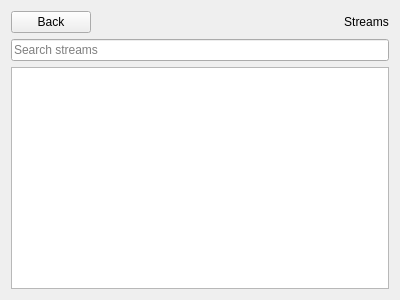
<?xml version="1.0" encoding="UTF-8"?>
<ui version="4.0">
 <class>StreamView</class>
 <widget class="QWidget" name="StreamView">
  <property name="geometry">
   <rect>
    <x>0</x>
    <y>0</y>
    <width>400</width>
    <height>300</height>
   </rect>
  </property>
  <property name="windowTitle">
   <string>Form</string>
  </property>
  <layout class="QVBoxLayout" name="verticalLayout">
   <item>
    <layout class="QHBoxLayout" name="horizontalLayout">
     <item>
      <widget class="QPushButton" name="backButton">
       <property name="text">
        <string>Back</string>
       </property>
      </widget>
     </item>
     <item>
      <spacer name="horizontalSpacer">
       <property name="orientation">
        <enum>Qt::Horizontal</enum>
       </property>
       <property name="sizeHint" stdset="0">
        <size>
         <width>40</width>
         <height>20</height>
        </size>
       </property>
      </spacer>
     </item>
     <item>
      <widget class="QLabel" name="label">
       <property name="text">
        <string>Streams</string>
       </property>
       <property name="alignment">
        <set>Qt::AlignCenter</set>
       </property>
      </widget>
     </item>
    </layout>
   </item>
   <item>
    <widget class="QLineEdit" name="streamSearch">
     <property name="placeholderText">
      <string>Search streams</string>
     </property>
    </widget>
   </item>
   <item>
    <widget class="QListWidget" name="listWidget">
     <property name="iconSize">
      <size>
       <width>400</width>
       <height>400</height>
      </size>
     </property>
    </widget>
   </item>
  </layout>
  <zorder>streamSearch</zorder>
  <zorder>listWidget</zorder>
  <zorder>label</zorder>
  <zorder>horizontalSpacer</zorder>
 </widget>
 <resources/>
 <connections/>
</ui>
